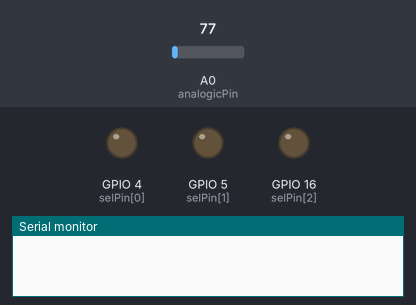
A sketch run on a simulated ESP8266 (NodeMCU). Parts: output pins drawn as LEDs (lit = HIGH), the last lines printed to the serial monitor. Inputs (shaded band) come from the test bench; at power-on: A0 (analogicPin) = 77. WiFi joins after 1.5 s; servers stay silent unless stated.

Above: at 3.96 s.
At 4.56 s:
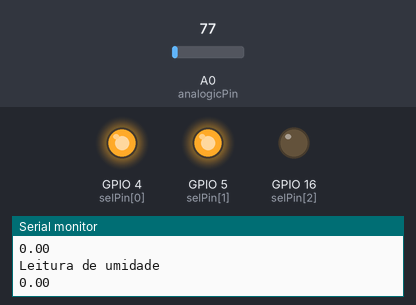
At 5.2 s:
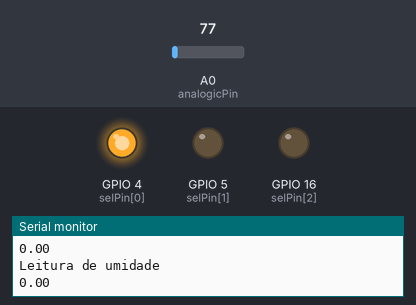
At 6.28 s:
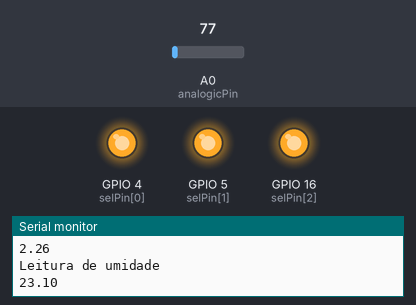
Timing chart, 0 to 6.8 s (numbered marks = the images above):
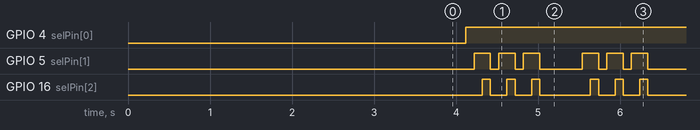

Measured:
- by itself, GPIO 4 (selPin[0]): LOW → HIGH at 4.1 s
- by itself, GPIO 5 (selPin[1]): repeats every 1.3 s: 2 × (LOW 0.10 s, HIGH 0.20 s), LOW 0.52 s, HIGH 0.20 s
- by itself, GPIO 16 (selPin[2]): repeats every 1.3 s: 2 × (LOW 0.20 s, HIGH 0.10 s), LOW 0.62 s, HIGH 0.10 s

The sketch:

blynk.ino.ino
```cpp
#include <ESP8266WiFi.h>
#include <BlynkSimpleEsp8266.h>

#define SSID ""
#define PASS ""
#define AUTH ""

#define analogicPin A0 // D6 = 12
int selPin[] = { 4, 5, 16 }; // select pins on 4051 (D2, D1, D0)
float valorSensor = 0.0;
float luz = 0.0, temp = 0.0, umidade = 0.0;

WidgetLCD lcd(1);

void FazConexaoWiFi(void)
{
    delay(1000);
    Blynk.begin(AUTH, SSID, PASS);
    delay(1000);
}
void setup(){
  for(int pin = 0; pin < 3; pin++){ // setup select pins
    pinMode(selPin[pin], OUTPUT);
    digitalWrite(selPin[pin], LOW);
  }
  digitalWrite(analogicPin, INPUT);
  Serial.begin(9600);
  FazConexaoWiFi();
  lcd.clear();
}

void loop() {
  Blynk.run();
  delay(300);
  Serial.println("Leitura do LDR");
  Serial.println(luz);
  Blynk.virtualWrite(13, luz);

  Serial.println("Leitura de temperatura");
  Serial.println(temp);
  Blynk.virtualWrite(14, temp);

  Serial.println("Leitura de umidade");
  Serial.println(umidade);
  Blynk.virtualWrite(12, umidade);
  if(temp >= 32 && umidade <=500){ //valores testes
      lcd.clear();
      lcd.print(0, 0, "Atenção ! ");
  }
  else{
      lcd.clear();
      lcd.print(0, 0, "Tempo Agradável");
  }
  for(int i = 0, count = 0; i < 10; i++, count++){
    if(count >= 3){
      count = 0;
    }
    switch(count){
        case 0: // LDR
          digitalWrite(selPin[0], HIGH); // 100 = Y4
          digitalWrite(selPin[1], LOW);
          digitalWrite(selPin[2], LOW);
          delay(100);
          luz += analogRead(analogicPin);
          break;
        case 1: //LM35
          digitalWrite(selPin[0], HIGH); // 110 = Y6
          digitalWrite(selPin[1], HIGH);
          digitalWrite(selPin[2], LOW);
          delay(100);
          valorSensor = float(analogRead(analogicPin));
          valorSensor = (( valorSensor/1024.0)*1000); // milivolts
          temp += valorSensor/10; // graus celsius
          break;
        case 2: // Soil Sensor
          digitalWrite(selPin[0], HIGH); // 111 = Y7
          digitalWrite(selPin[1], HIGH);
          digitalWrite(selPin[2], HIGH);
          delay(100);
          umidade += analogRead(analogicPin);
          break;
      }
  }
  luz = luz/10;
  temp = temp/10;
  umidade = umidade/10;
}
```
